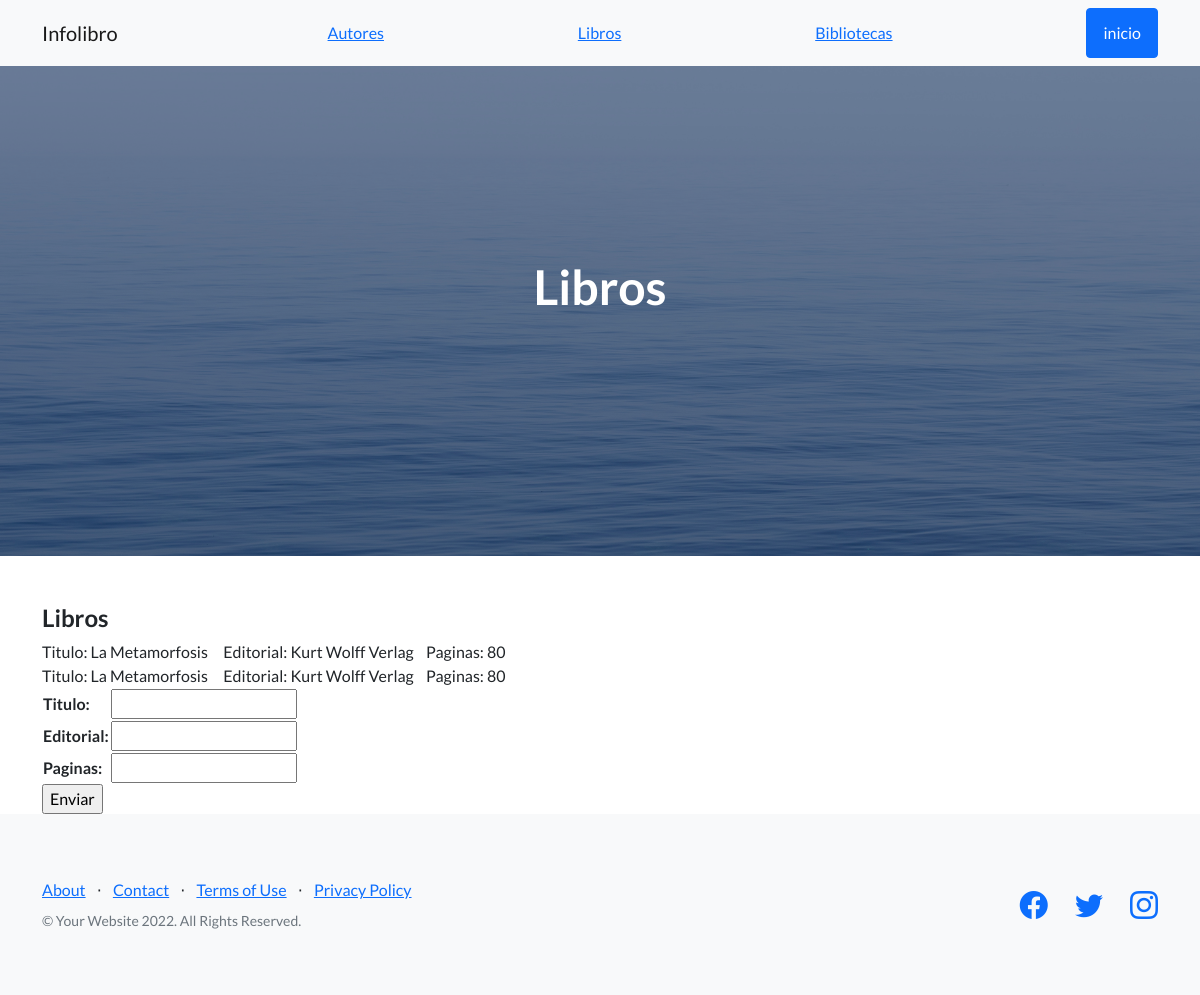
Page /libros/ on the earlier database version.
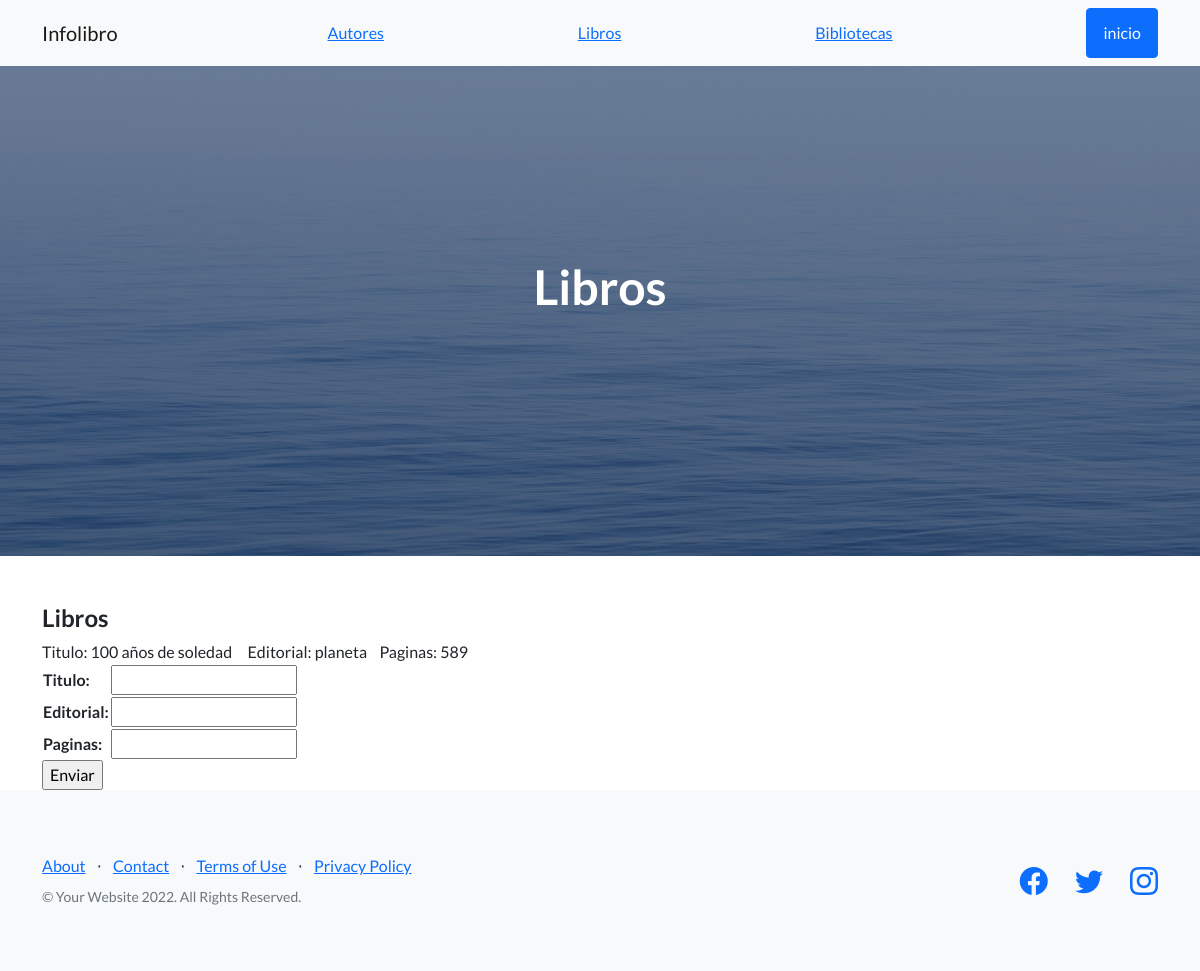
Same page on the later database version.
### AppProyecto/models.py (models this page shows, shortened)
class libro(models.Model):
    titulo=models.CharField(max_length=50)
    editorial=models.CharField(max_length=50)
    paginas=models.IntegerField()

### AppProyecto/views.py (the view)
# urls.py: path('libros/', libros, name='libros'),
def libros (request):
    mis_libros=libro.objects.all()
    if request.method == 'POST':
        mi_formu = LibrosFormulario(request.POST)
        if mi_formu.is_valid():
            informacion = mi_formu.cleaned_data
            librodb= libro(titulo=informacion['titulo'], editorial=informacion['editorial'], paginas=informacion['paginas'])
            librodb.save()
            nuevo_libro = {'titulo': informacion['titulo'], 'editorial':informacion['editorial'], 'paginas':informacion['paginas']}
            return render (request, 'AppProyecto/libros.html',{'librosformulario': mi_formu, 'nuevo_libro':nuevo_libro,"mis_libros":mis_libros })
    else:
        mi_formu=LibrosFormulario()
    return render(request,'AppProyecto/libros.html', {'librosformulario':mi_formu,'mis_libros':mis_libros})

### AppProyecto/forms.py
class LibrosFormulario(forms.Form):
    titulo= forms.CharField()
    editorial=forms.CharField()
    paginas= forms.IntegerField()

### AppProyecto/templates/AppProyecto/libros.html (shortened to what this page needs)
{% extends 'AppProyecto/padre.html' %}
{% block encabezado %}Libros{% endblock %}
{% block contenido %}
<section class="mt-5">
    <div class="container">
        <div class="row">
            <div class= "col-lg-12">
                <h4>Libros</h4>
                {% for libro in mis_libros %}
                Titulo: {{libro.titulo}}&nbsp;&nbsp;&nbsp;&nbsp; Editorial: {{libro.editorial}}&nbsp;&nbsp;&nbsp; Paginas: {{libro.paginas}} <br>
                {% endfor %}
                <form action="{%url 'libros' %}" method="POST">
                    <table>
                        {{ librosformulario.as_table }}
                    </table>
                    <input type="submit" value="Enviar">
            </div>
        </div>
    </div>
</section>
{% endblock %}

### AppProyecto/templates/AppProyecto/padre.html (shortened to what this page needs)
<!DOCTYPE html>
<html lang="en">
    <head>
        {% load static %}
        <link href="https://cdn.jsdelivr.net/npm/bootstrap-icons@1.5.0/font/bootstrap-icons.css" rel="stylesheet" type="text/css" />
        <link href="{% static 'AppProyecto/css/styles.css' %}" rel="stylesheet" />
    </head>
    <body>
        <nav class="navbar navbar-light bg-light static-top">
            <div class="container">
                <a class="navbar-brand" href="{% url 'inicio' %}">Infolibro</a>
                <a href="{% url 'autores' %}">Autores</a>
                <a href="{% url 'libros' %}">Libros</a>
                <a href="{% url 'bibliotecas' %}">Bibliotecas</a>
                <a class="btn btn-primary" href="{% url 'inicio' %}">inicio</a>
            </div>
        </nav>
        <header class="masthead">
            <div class="container position-relative">
                <div class="row justify-content-center">
                    <div class="col-xl-6">
                        <div class="text-center text-white">
                            <h1 class="mb-5">{% block encabezado %} {% endblock encabezado%}</h1>
                        </div>
                    </div>
                </div>
            </div>
        </header>
        {% block contenido %}
        {% endblock contenido %}
        <footer class="footer bg-light">
            <div class="container">
                <div class="row">
                    <div class="col-lg-6 h-100 text-center text-lg-start my-auto">
                        <ul class="list-inline mb-2">
                            <li class="list-inline-item"><a href="#!">About</a></li>
                            <li class="list-inline-item">⋅</li>
                            <li class="list-inline-item"><a href="#!">Contact</a></li>
                            <li class="list-inline-item">⋅</li>
                            <li class="list-inline-item"><a href="#!">Terms of Use</a></li>
                            <li class="list-inline-item">⋅</li>
                            <li class="list-inline-item"><a href="#!">Privacy Policy</a></li>
                        </ul>
                        <p class="text-muted small mb-4 mb-lg-0">&copy; Your Website 2022. All Rights Reserved.</p>
                    </div>
                    <div class="col-lg-6 h-100 text-center text-lg-end my-auto">
                        <ul class="list-inline mb-0">
                            <li class="list-inline-item me-4">
                                <a href="#!"><i class="bi-facebook fs-3"></i></a>
                            </li>
                            <li class="list-inline-item me-4">
                                <a href="#!"><i class="bi-twitter fs-3"></i></a>
                            </li>
                            <li class="list-inline-item">
                                <a href="#!"><i class="bi-instagram fs-3"></i></a>
                            </li>
                        </ul>
                    </div>
                </div>
            </div>
        </footer>
    </body>
</html>

Differences in the rows shown:
removed libro: titulo "La Metamorfosis", editorial "Kurt Wolff Verlag", paginas "80"
removed libro: titulo "La Metamorfosis", editorial "Kurt Wolff Verlag", paginas "80"
added libro: titulo "100 años de soledad", editorial "planeta", paginas "589"
